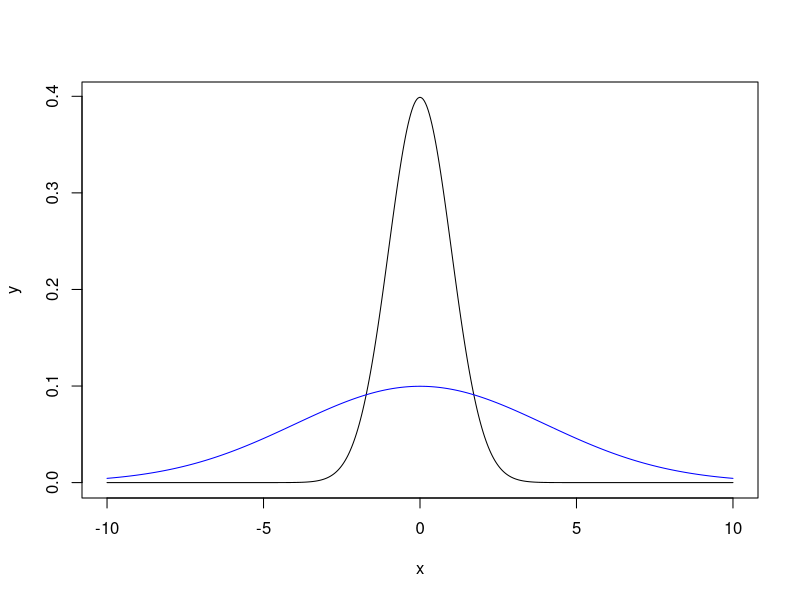

Write R code to recreate this figure.
## ---- chunk 1
knitr::opts_chunk$set(echo = TRUE)
## ---- chunk 2
library(tidyverse)

sick_fish <- read_csv("../data/fish_sick_data.csv")
head(sick_fish)
## ---- chunk 3
sick_fish %>%
  group_by(species) %>%
  summarize(mean_sick = mean(num_sick),
            mean_perc = mean(num_sick/num_fish), 
            n = n())
## ---- chunk 4
# We know our expected outcomes for disease rates in tanks:
# Tilapia = 5%
# Trout = 10%

# Let's generate some data for tilapia to start
# How many fish do we have in each tank? Well, it varies, but on average, it's...
fish_tank_data <- read_csv("../data/fish_tank_data.csv")
fish_tank_data %>%
  group_by(species) %>%
  summarize(mean_num_fish = mean(num_fish))

# About 100 for tilapia and 75 for trout. 
# So 5% of 100 is 5, we expect about 5 sick for each tank, but this is on 
# average...
## ---- chunk 5
# We can use the function rnorm to randomly draw values from a normal 
# distribution that we set up ahead of time.  

# Let's just plot a normal distribution  
x = seq(-10, 10, length = 500)
y = dnorm(x, sd = 1)
y2 = dnorm(x, sd = 4)

plot(x, y, type = "l")
lines(x, y2, type = "l", col = "blue")

#Discussion of what this means when we're simulating data
rnorm(n = 1, mean = 5, sd = 1)

sick_tilapia_sim = rnorm(n = 31, mean = 5, sd = 1)
sick_tilapia_sim = round(rnorm(n = 31, mean = 5, sd = 2))
sick_tilapia_sim
mean(sick_tilapia_sim)/100

## ---- chunk 6
fish_sick_simulator = function(mean = NULL, species = "trout", sd = NULL){
  if(species == 'trout'){
    sick_fish_vec = round(rnorm(n = 19, mean = mean, sd = sd))
    return(mean(sick_fish_vec)/74)
  } else {
    sick_fish_vec = round(rnorm(n = 31, mean = mean, sd = sd))
    return(mean(sick_fish_vec)/100)
  }
}

# 10% of 74 for trout... 
74*0.10
fish_sick_simulator(mean = 7.4, species = "trout", sd = 2)
